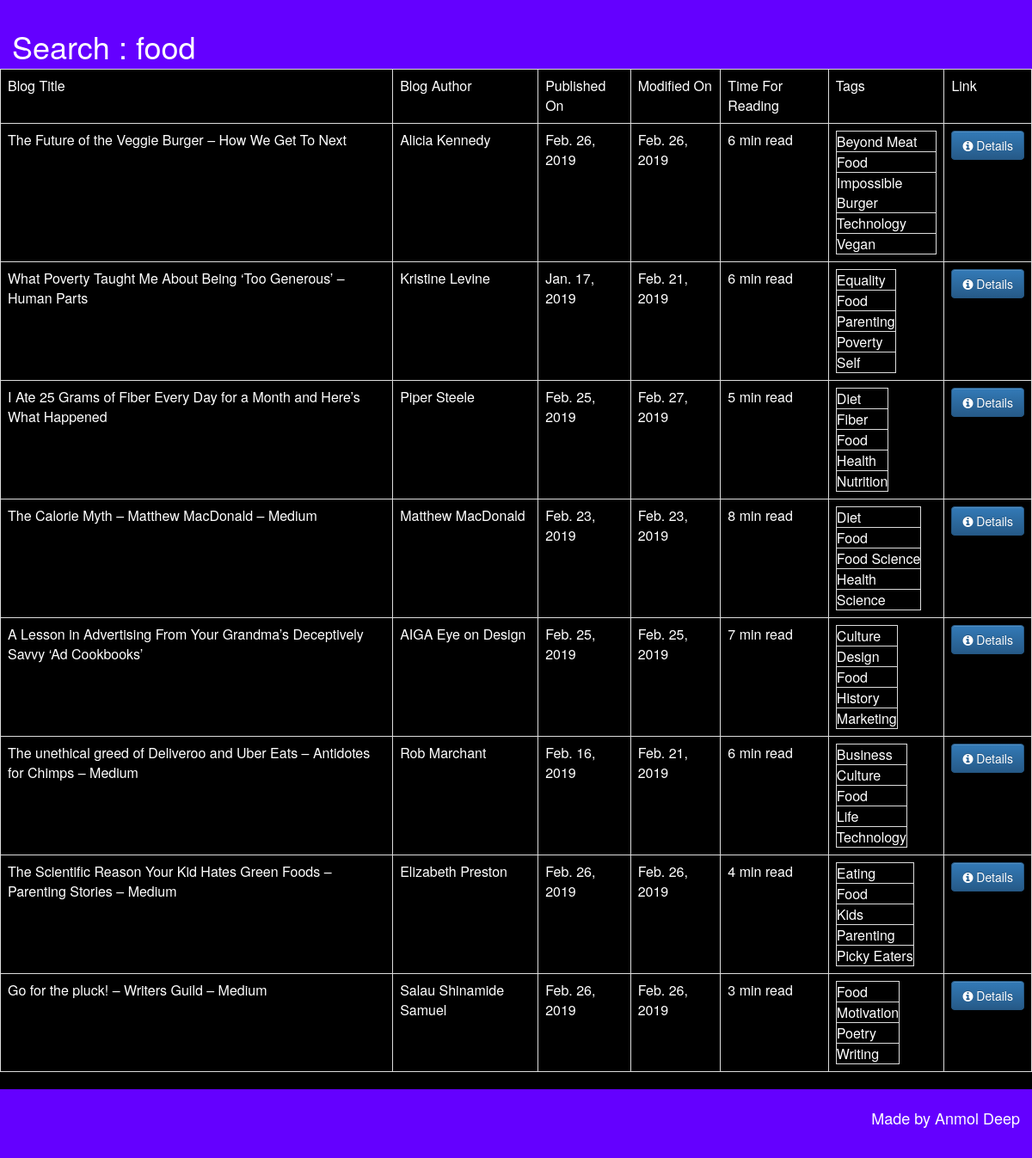
The page /tag/food on the database its author committed.
### MediumCrawler/models.py (models this page shows)
class AccessedTag(models.Model):
    tag_name = models.CharField(max_length = 100, primary_key = True)
    tag_accessed_on = models.DateTimeField(default = timezone.now)
    blogs = models.ManyToManyField(Blog)
    class Meta:
        ordering = ['-tag_accessed_on']

class Blog(models.Model):
    blog_url = models.CharField(max_length = 500, primary_key = True)
    blog_author = models.CharField(max_length = 100)
    blog_title = models.TextField()
    blog_published_on = models.DateField()
    blog_modified_on = models.DateField()
    blog_read_duration = models.CharField(max_length = 20)
    blog_tags = models.ManyToManyField(BlogTag)

class BlogTag(models.Model):
    tag_name = models.CharField(max_length = 100, primary_key = True)

### MediumCrawler/views.py (the view)
# urls.py: path("tag/<str:pk>", views.tag_page, name = "tag_page"),
def tag_page(request, pk):
    context = {}
    context["tag_data"] = AccessedTag.objects.get(tag_name = pk)
    return render(request, "MediumCrawler/tag_page.html", context)

### MediumCrawler/templates/MediumCrawler/tag_page.html (shortened to what this page needs)
{% load static %}
<html>
    <header>
        <link rel="stylesheet" href="//maxcdn.bootstrapcdn.com/bootstrap/3.2.0/css/bootstrap.min.css">
        <link rel="stylesheet" href="//maxcdn.bootstrapcdn.com/bootstrap/3.2.0/css/bootstrap-theme.min.css">
        <link rel="stylesheet" href="https://cdnjs.cloudflare.com/ajax/libs/font-awesome/4.7.0/css/font-awesome.min.css">
        <link rel="stylesheet" href="{% static 'css/MediumCrawler.css' %}" />
        <h1>Search : {{ tag_data.tag_name }}</h1>
    </header>
    <body>
        <div id="main">
            <table class="table table-bordered" style="color: white;">
                <tr>
                    <td>Blog Title</td>
                    <td>Blog Author</td>
                    <td>Published On</td>
                    <td>Modified On</td>
                    <td>Time For Reading</td>
                    <td>Tags</td>
                    <td>Link</td>
                </tr>
                {% for blog in tag_data.blogs.all %}
                    <tr>
                        <td>{{ blog.blog_title }}</td>
                        <td>{{ blog.blog_author }}</td>
                        <td>{{ blog.blog_published_on }}</td>
                        <td>{{ blog.blog_modified_on }}</td>
                        <td>{{ blog.blog_read_duration }}</td>
                        <td>
                            <table class="table-bordered" style="color: white;">
                                {% for tag in blog.blog_tags.all %}
                                    <tr>
                                        <td>
                                        {{ tag.tag_name }}
                                        </td>
                                    </tr>
                                {% endfor %}
                            </table>
                        </td>
                        <td>
                            <a href = {{ blog.blog_url }}>
                                <button type="button" class="btn btn-primary">
                                    <i class="fa fa-info-circle" aria-hidden="true"></i> Details
                                </button>
                            </a>
                        </td>
                    </tr>
                {% endfor %}
            </table>
        </div>
        <footer><h4>Made by Anmol Deep</h4></footer>
    </body>

### MediumCrawler/static/css/MediumCrawler.css (style rules this page uses)
* { box-sizing: border-box; }
body { margin: 0; }
#main { display: flex; min-height: calc(100vh - 20vh); }
header, footer, article { padding: 1em; }
header, footer { background: rgb(100, 0, 255); height: 10vh; color: white; }
#main { background: black; color: white; }
footer { text-align: right; }

### rows shown on the page
AccessedTag: tag_name "food"
Blog: blog_title "The Future of the Veggie Burger – How We Get To Next", blog_author "Alicia Kennedy", blog_published_on "Feb. 26, 2019", blog_modified_on "Feb. 26, 2019", blog_read_duration "6 min read"
BlogTag: tag_name "Beyond Meat"
BlogTag: tag_name "Food"
BlogTag: tag_name "Impossible Burger"
BlogTag: tag_name "Technology"
BlogTag: tag_name "Vegan"
Blog: blog_title "What Poverty Taught Me About Being ‘Too Generous’ – Human Parts", blog_author "Kristine Levine", blog_published_on "Jan. 17, 2019", blog_modified_on "Feb. 21, 2019", blog_read_duration "6 min read"
BlogTag: tag_name "Equality"
BlogTag: tag_name "Parenting"
BlogTag: tag_name "Poverty"
BlogTag: tag_name "Self"
Blog: blog_title "I Ate 25 Grams of Fiber Every Day for a Month and Here’s What Happened", blog_author "Piper Steele", blog_published_on "Feb. 25, 2019", blog_modified_on "Feb. 27, 2019", blog_read_duration "5 min read"
BlogTag: tag_name "Diet"
BlogTag: tag_name "Fiber"
BlogTag: tag_name "Health"
BlogTag: tag_name "Nutrition"
Blog: blog_title "The Calorie Myth – Matthew MacDonald – Medium", blog_author "Matthew MacDonald", blog_published_on "Feb. 23, 2019", blog_modified_on "Feb. 23, 2019", blog_read_duration "8 min read"
BlogTag: tag_name "Food Science"
BlogTag: tag_name "Science"
Blog: blog_title "A Lesson in Advertising From Your Grandma’s Deceptively Savvy ‘Ad Cookbooks’", blog_author "AIGA Eye on Design", blog_published_on "Feb. 25, 2019", blog_modified_on "Feb. 25, 2019", blog_read_duration "7 min read"
BlogTag: tag_name "Culture"
BlogTag: tag_name "Design"
BlogTag: tag_name "History"
BlogTag: tag_name "Marketing"
Blog: blog_title "The unethical greed of Deliveroo and Uber Eats – Antidotes for Chimps – Medium", blog_author "Rob Marchant", blog_published_on "Feb. 16, 2019", blog_modified_on "Feb. 21, 2019", blog_read_duration "6 min read"
BlogTag: tag_name "Business"
BlogTag: tag_name "Life"
Blog: blog_title "The Scientific Reason Your Kid Hates Green Foods – Parenting Stories – Medium", blog_author "Elizabeth Preston", blog_published_on "Feb. 26, 2019", blog_modified_on "Feb. 26, 2019", blog_read_duration "4 min read"
BlogTag: tag_name "Eating"
BlogTag: tag_name "Kids"
BlogTag: tag_name "Picky Eaters"
Blog: blog_title "Go for the pluck! – Writers Guild – Medium", blog_author "Salau Shinamide Samuel", blog_published_on "Feb. 26, 2019", blog_modified_on "Feb. 26, 2019", blog_read_duration "3 min read"
BlogTag: tag_name "Motivation"
BlogTag: tag_name "Poetry"
BlogTag: tag_name "Writing"
